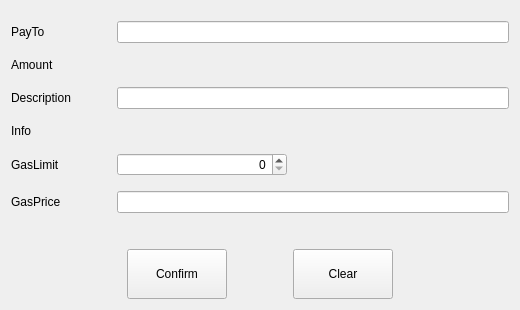
<?xml version="1.0" encoding="UTF-8"?>
<ui version="4.0">
 <class>SendTokenPage</class>
 <widget class="QWidget" name="SendTokenPage">
  <property name="enabled">
   <bool>true</bool>
  </property>
  <property name="geometry">
   <rect>
    <x>0</x>
    <y>0</y>
    <width>520</width>
    <height>310</height>
   </rect>
  </property>
  <property name="windowTitle">
   <string>Form</string>
  </property>
  <layout class="QVBoxLayout" name="verticalLayout">
   <item>
    <spacer name="verticalSpacer_2">
     <property name="orientation">
      <enum>Qt::Vertical</enum>
     </property>
     <property name="sizeType">
      <enum>QSizePolicy::Fixed</enum>
     </property>
     <property name="sizeHint" stdset="0">
      <size>
       <width>20</width>
       <height>10</height>
      </size>
     </property>
    </spacer>
   </item>
   <item>
    <layout class="QGridLayout" name="gridLayout">
     <property name="verticalSpacing">
      <number>15</number>
     </property>
     <item row="5" column="0">
      <widget class="QLabel" name="labelGasPrice">
       <property name="minimumSize">
        <size>
         <width>100</width>
         <height>0</height>
        </size>
       </property>
       <property name="text">
        <string>GasPrice</string>
       </property>
      </widget>
     </item>
     <item row="4" column="0">
      <widget class="QLabel" name="labelGasLimit">
       <property name="minimumSize">
        <size>
         <width>100</width>
         <height>0</height>
        </size>
       </property>
       <property name="text">
        <string>GasLimit</string>
       </property>
      </widget>
     </item>
     <item row="2" column="0">
      <widget class="QLabel" name="labelDescription">
       <property name="minimumSize">
        <size>
         <width>100</width>
         <height>0</height>
        </size>
       </property>
       <property name="text">
        <string>Description</string>
       </property>
      </widget>
     </item>
     <item row="1" column="1">
      <widget class="TokenAmountField" name="lineEditAmount" native="true"/>
     </item>
     <item row="0" column="1">
      <widget class="QValidatedLineEdit" name="lineEditPayTo"/>
     </item>
     <item row="2" column="1">
      <widget class="QLineEdit" name="lineEditDescription"/>
     </item>
     <item row="0" column="0">
      <widget class="QLabel" name="labelPayTo">
       <property name="minimumSize">
        <size>
         <width>100</width>
         <height>0</height>
        </size>
       </property>
       <property name="text">
        <string>PayTo</string>
       </property>
      </widget>
     </item>
     <item row="4" column="1">
      <widget class="QSpinBox" name="lineEditGasLimit">
       <property name="maximumSize">
        <size>
         <width>170</width>
         <height>16777215</height>
        </size>
       </property>
       <property name="alignment">
        <set>Qt::AlignRight|Qt::AlignTrailing|Qt::AlignVCenter</set>
       </property>
      </widget>
     </item>
     <item row="5" column="1">
      <widget class="BitcoinAmountField" name="lineEditGasPrice"/>
     </item>
     <item row="1" column="0">
      <widget class="QLabel" name="labelAmount">
       <property name="minimumSize">
        <size>
         <width>100</width>
         <height>0</height>
        </size>
       </property>
       <property name="text">
        <string>Amount</string>
       </property>
      </widget>
     </item>
     <item row="3" column="0">
      <widget class="QLabel" name="labelInfo">
       <property name="text">
        <string>Info</string>
       </property>
      </widget>
     </item>
     <item row="3" column="1">
      <widget class="QLabel" name="labelAvailInputInfo">
       <property name="text">
        <string/>
       </property>
      </widget>
     </item>
    </layout>
   </item>
   <item>
    <spacer name="verticalSpacer">
     <property name="orientation">
      <enum>Qt::Vertical</enum>
     </property>
     <property name="sizeHint" stdset="0">
      <size>
       <width>20</width>
       <height>40</height>
      </size>
     </property>
    </spacer>
   </item>
   <item>
    <layout class="QHBoxLayout" name="horizontalLayout">
     <property name="rightMargin">
      <number>0</number>
     </property>
     <item>
      <spacer name="horizontalSpacer">
       <property name="orientation">
        <enum>Qt::Horizontal</enum>
       </property>
       <property name="sizeType">
        <enum>QSizePolicy::Expanding</enum>
       </property>
       <property name="sizeHint" stdset="0">
        <size>
         <width>40</width>
         <height>20</height>
        </size>
       </property>
      </spacer>
     </item>
     <item>
      <widget class="QPushButton" name="confirmButton">
       <property name="minimumSize">
        <size>
         <width>100</width>
         <height>50</height>
        </size>
       </property>
       <property name="text">
        <string>Confirm</string>
       </property>
      </widget>
     </item>
     <item>
      <spacer name="horizontalSpacer_2">
       <property name="orientation">
        <enum>Qt::Horizontal</enum>
       </property>
       <property name="sizeType">
        <enum>QSizePolicy::Fixed</enum>
       </property>
       <property name="sizeHint" stdset="0">
        <size>
         <width>60</width>
         <height>20</height>
        </size>
       </property>
      </spacer>
     </item>
     <item>
      <widget class="QPushButton" name="clearButton">
       <property name="minimumSize">
        <size>
         <width>100</width>
         <height>50</height>
        </size>
       </property>
       <property name="text">
        <string>Clear</string>
       </property>
      </widget>
     </item>
     <item>
      <spacer name="horizontalSpacer_3">
       <property name="orientation">
        <enum>Qt::Horizontal</enum>
       </property>
       <property name="sizeHint" stdset="0">
        <size>
         <width>40</width>
         <height>20</height>
        </size>
       </property>
      </spacer>
     </item>
    </layout>
   </item>
  </layout>
 </widget>
 <customwidgets>
  <customwidget>
   <class>QValidatedLineEdit</class>
   <extends>QLineEdit</extends>
   <header>qvalidatedlineedit.h</header>
  </customwidget>
  <customwidget>
   <class>BitcoinAmountField</class>
   <extends>QLineEdit</extends>
   <header>bitcoinamountfield.h</header>
   <container>1</container>
  </customwidget>
  <customwidget>
   <class>TokenAmountField</class>
   <extends>QWidget</extends>
   <header>tokenamountfield.h</header>
   <container>1</container>
  </customwidget>
 </customwidgets>
 <resources/>
 <connections/>
</ui>
